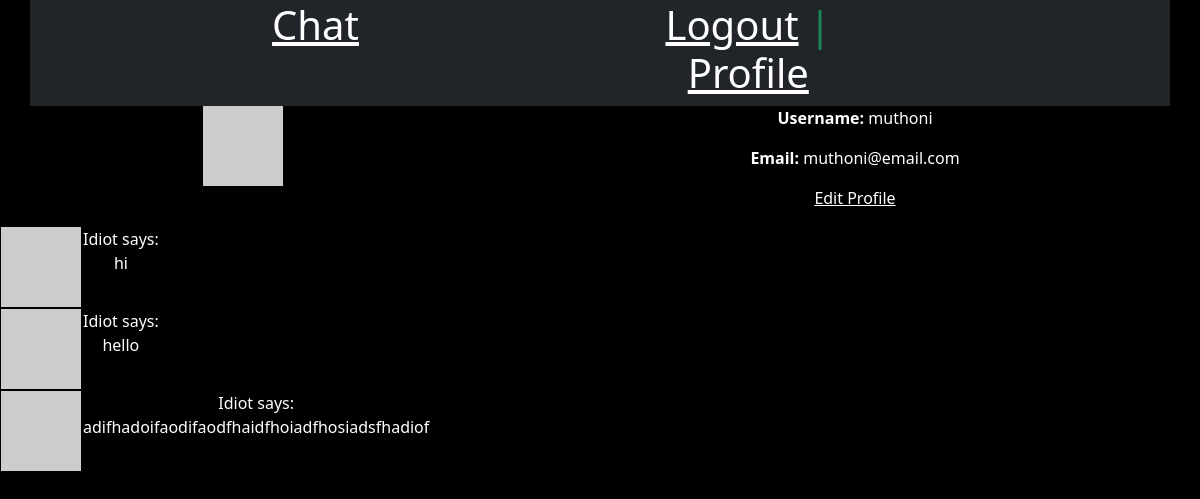
/muthoni/profile (signed in), run on the app's committed database.
### app/models.py (models this page shows, shortened)
class User(db.Model, UserMixin):
    id = db.Column(db.Integer, primary_key=True)
    username = db.Column(db.String(64), index=True, unique=True)
    email = db.Column(db.String(128), index=True, unique=True)
    about_me = db.Column(db.String(140))
    last_seen = db.Column(db.DateTime, default=datetime.utcnow)
    password_hash = db.Column(db.String(128))
    posts = db.relationship('Post', backref='author', lazy='dynamic')
    def avatar(self, size):
        if self.email:
            digest = md5(self.email.lower().encode('utf-8')).hexdigest()
            return f'https://www.gravatar.com/avatar/{digest}?d=identicon&s={size}'
        else:
            return None

class Post(db.Model):
    id = db.Column(db.Integer, primary_key=True)
    body = db.Column(db.String(300))
    timestamp = db.Column(db.DateTime, index=True, default=datetime.utcnow)
    user_id = db.Column(db.Integer, db.ForeignKey('user.id'))

### app/routes.py (the view)
@app.route('/<username>/profile')
@login_required
def profile(username):
    user = User.query.filter_by(username=username).first_or_404()
    posts = current_user.posts.all()
    return render_template(
        'profile.html',
        title='Profile',
        user=user,
        posts=posts
    )

### app/models.py (called while the page is built)
@login.user_loader
def load_user(id):
    return User.query.get(int(id))

### app/routes.py (called while the page is built)
@app.before_request
def before_request():
    if current_user.is_authenticated:
        current_user.last_seen = datetime.utcnow()
        db.session.commit()

### app/templates/profile.html (shortened to what this page needs)
{% extends "base.html" %}
{% block content %}
<div class="row">
    <div class="col-md-5 text-center">
        <p>
            <img src="{{ user.avatar(120) }}" alt="User Avatar">
        </p>
    </div>
    <div class="col-md-7">
        <p>
            <strong>Username: </strong> {{ user.username }}
        </p>
        <p>
            <strong>Email: </strong> {{ user.email }}
        </p>
        <p>
            <a href="{{ url_for('edit_profile') }}">Edit Profile</a>
        </p>
    </div>
</div>
<div class="row">
    <div class="col-md-12">
        {% for post in posts %}
            {% if post %}
                <table>
                    <tr valign="top">
                        <td><img src="{{ post.author.avatar(36) }}"></td>
                        <td>{{ post.author.username }} says:<br>{{ post.body }}</td>
                    </tr>
                </table>
            {% endif %}
        {% endfor %}
    </div>
</div>
{% endblock %}

### app/templates/base.html (style rules this page uses)
body { background-color: black; text-align: center; color: white; }
a { color: white; display: inline-block; }

### data on the page
User: username "muthoni", email "muthoni@email.com"
Post: author.username "Idiot", body "hi"
Post: author.username "Idiot", body "hello"
Post: author.username "Idiot", body "adifhadoifaodifaodfhaidfhoiadfhosiadsfhadiof"
